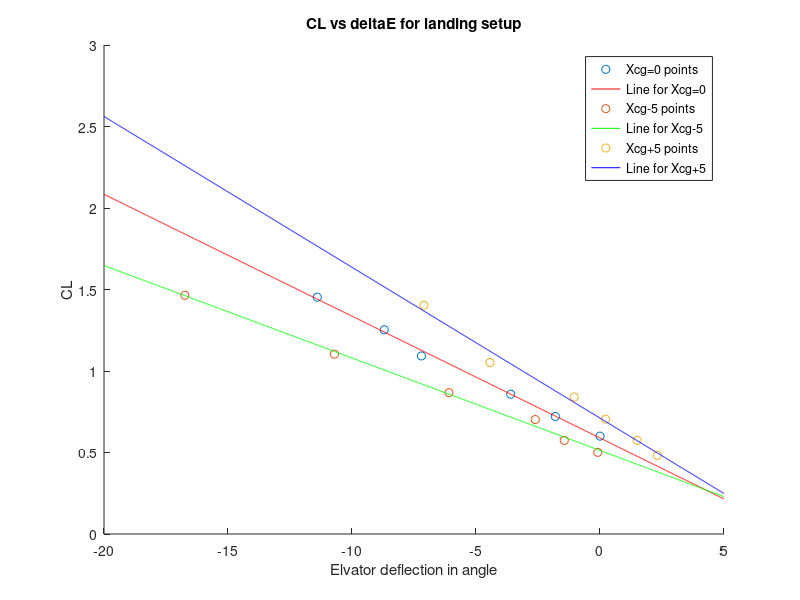

The MATLAB source for this figure:
%%
clear
clc
%landing xcg =0
rho=1.225;
rangeE=[-20:0.01:5];

IAS_landing = ([108.9,99.3,91,80.6,75.2,69.8])*0.5144;
MassOfFuel_landing = ([930,924.8,919,915.6,907.8,903.3]+3100+503).*0.453592;
WeightofFuel_landing = MassOfFuel_landing.*9.81;
CL_landing = WeightofFuel_landing./(0.5.*rho.*IAS_landing.^2.*17.48);
AoA_landing = [-4.3,-2.85,-1,2.1,3.6,5.7];

deltaE_landing=[0*30,-0.06*30,-0.12*30,-0.24*30,-0.29*30,-0.38*30];
scatter(deltaE_landing,CL_landing,'r*');
pdeltaE_landing = polyfit(deltaE_landing,CL_landing,1);
disp(pdeltaE_landing);
hold on
plot(rangeE,pdeltaE_landing(1).*rangeE+pdeltaE_landing(2),'r');
hold on


%%
%landing xcg-5
IAS_landing = [119.3,111.3,100.6,90.5,80.2,69.6].*0.5144;
rho = 1.225;
MassOfFuel_landing=(3100+503+[936.8,926.9,920.8,917.6,917,914.6]).*0.453592;
WeightOfFuel_landing = MassOfFuel_landing.*9.81;
CL_landing = WeightOfFuel_landing./(0.5.*rho.*IAS_landing.^2.*17.48);
AoA_landing=[-5.248,-4.286,-3.312,-0.781,2.33,6.249];

deltaE_landing=[-0.003*30,-0.048*30,-0.087*30,-0.203*30,-0.357*30,-0.558*30];
scatter(deltaE_landing,CL_landing,'g*');
pdeltaE_landing = polyfit(deltaE_landing,CL_landing,1);
disp(pdeltaE_landing);
hold on
plot(rangeE,pdeltaE_landing(1).*rangeE+pdeltaE_landing(2),'g');
hold on

%%
%landing xcg+5
IAS_landing = ([119.4,109.7,99.13,90.9,80.6,69.72])*0.5144;
MassOfFuel_landing = ([776.5,795.1,807,818.8,748.9,738.5]+3100+503).*0.453592;
WeightofFuel_landing = MassOfFuel_landing.*9.81;
CL_landing = WeightofFuel_landing./(0.5.*rho.*IAS_landing.^2.*17.48);
AoA_landing = [-5.547,-4.593,-3.096,-1.731,1.525,4.986];

deltaE_landing=[0.1652*14,0.1071*14,0.01603*14,-0.03469*30,-0.1479*30,-0.2368*30];
scatter(deltaE_landing,CL_landing,'b*');
pdeltaE_landing = polyfit(deltaE_landing,CL_landing,1);
disp(pdeltaE_landing);
hold on
plot(rangeE,pdeltaE_landing(1).*rangeE+pdeltaE_landing(2),'b');
title('CL vs deltaE for landing setup')
ylabel('CL')
xlabel('Elvator deflection in angle');
legend('Xcg=0 points','Line for Xcg=0','Xcg-5 points','Line for Xcg-5','Xcg+5 points','Line for Xcg+5');
